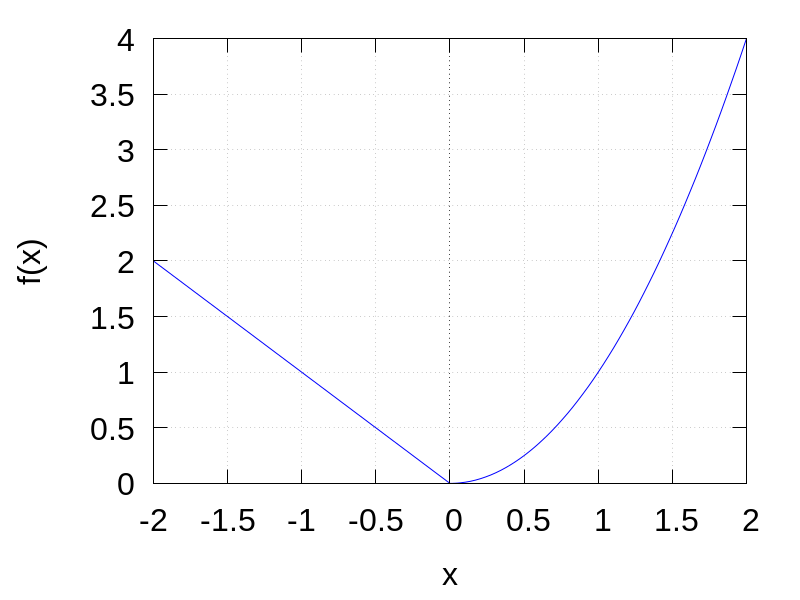

Python code for this plot:
#!/bin/python3

import numpy as np
from sympy import *
init_printing()
var('x',real=True)

p1 = plot(-x,(x,-2,0),show=False)
p2 = plot(x**2,(x,0,2),show=False)
p = p1
p.extend(p2)
p.xlabel = '$x$'
p.ylabel = '$y$'
p.save('fig_ex_funpartes.png')
